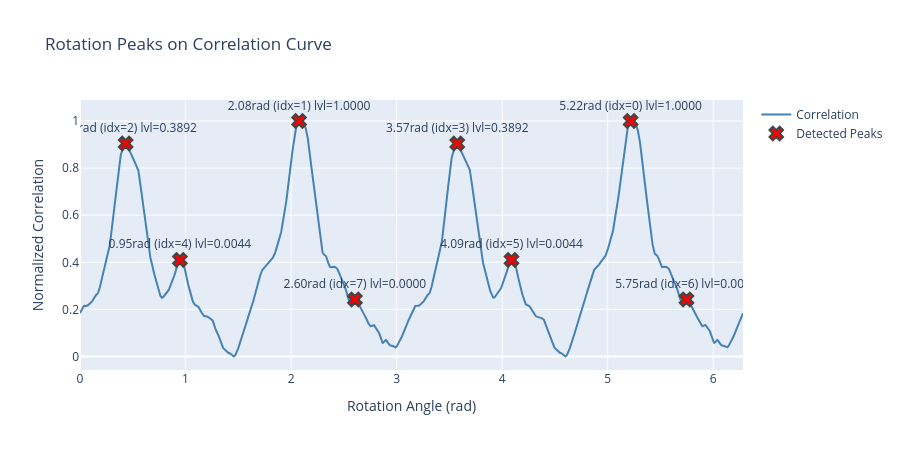

The notebook cell saved with this chart:
### Markdown cell above
## Rotation Peaks

Detected rotation peaks (red x markers) overlaid on the correlation curve. Each peak shows the angle in radians and its index in the correlation array.

### Code cell
fig = go.Figure()

if rotation_corr is not None and rotation_corr.ndim == 2:
    indices = rotation_corr[:, 0]
    angles = rotation_corr[:, 1]
    correlations = rotation_corr[:, 2]
    fig.add_trace(go.Scatter(x=angles, y=correlations, mode='lines', name='Correlation', line=dict(width=2, color='steelblue')))
    fig.update_xaxes(title_text='Rotation Angle (rad)')
    fig.update_yaxes(title_text='Normalized Correlation')

if rotation_peaks is not None and rotation_peaks.ndim == 2:
    sort_idx = np.argsort(rotation_peaks[:, 0])
    sorted_peaks = rotation_peaks[sort_idx]
    peak_angles = sorted_peaks[:, 0]
    peak_heights = sorted_peaks[:, 1]
    level_potentials = sorted_peaks[:, 3]
    peak_indices = sorted_peaks[:, 4].astype(int)
    peak_text = [f'{a:.2f}rad (idx={idx}) lvl={l:.4f}' for a, idx, l in zip(peak_angles, peak_indices, level_potentials)]
    fig.add_trace(go.Scatter(x=peak_angles, y=peak_heights, mode='markers+text',
                             marker=dict(size=12, color='red', symbol='x', line=dict(width=2)),
                             text=peak_text,
                             textposition='top center',
                             name='Detected Peaks'))

fig.update_layout(height=450, width=900, title_text='Rotation Peaks on Correlation Curve')
fig.show()

### Figure 1 — Plotly figure (JSON) as saved in the notebook; plotly's stock layout.template omitted (floating-point values rounded to 4 significant figures; data arrays with more than 128 entries replaced by an {"elided": "..."} marker saying what was removed)
{"data": [{"line": {"color": "steelblue", "width": 2}, "mode": "lines", "name": "Correlation", "type": "scatter", "x": {"elided": "4096 float values"}, "y": {"elided": "4096 float values"}}, {"marker": {"color": "red", "line": {"width": 2}, "size": 12, "symbol": "x"}, "mode": "markers+text", "name": "Detected Peaks", "text": ["0.43rad (idx=2) lvl=0.3892", "0.95rad (idx=4) lvl=0.0044", "2.08rad (idx=1) lvl=1.0000", "2.60rad (idx=7) lvl=0.0000", "3.57rad (idx=3) lvl=0.3892", "4.09rad (idx=5) lvl=0.0044", "5.22rad (idx=0) lvl=1.0000", "5.75rad (idx=6) lvl=0.0000"], "textposition": "top center", "type": "scatter", "x": [0.4326, 0.9465, 2.075, 2.605, 3.574, 4.088, 5.217, 5.746], "y": [0.9045, 0.41, 1.0, 0.2423, 0.9045, 0.41, 1.0, 0.2423]}], "layout": {"height": 450, "title": {"text": "Rotation Peaks on Correlation Curve"}, "width": 900, "xaxis": {"title": {"text": "Rotation Angle (rad)"}}, "yaxis": {"title": {"text": "Normalized Correlation"}}}}
